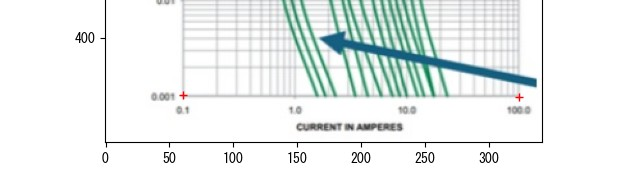
#> input picture step1.jpg, 617 x 189 px
$ python LineTracerPrototype.py step1.jpg
#> lines starting #> are read from the running program, lines starting #| are printed output that depends on the picture; after the words box and inside, x2 and y2 are one past the last pixel; in counts of white or black regions, pixels touching at a corner belong together
import cv2
import numpy as np
import matplotlib.pyplot as plt
import pandas as pd
import math
import argparse


class GraphDigitizer:
    def __init__(self, image_path):
        # 画像の読み込み
#> called with image_path = 'step1.jpg'
        self.original_img = cv2.imread(image_path)
#> self.original_img is the input picture: shape (189, 617, 3); mean B, G, R 239.1, 240.1, 235.1
        if self.original_img is None:
            raise ValueError("画像が見つかりません。パスを確認してください。")
        # BGRからRGBへ変換（Matplotlib表示用）
        self.display_img = cv2.cvtColor(self.original_img, cv2.COLOR_BGR2RGB)
        # グレースケール変換
        self.gray_img = cv2.cvtColor(self.original_img, cv2.COLOR_BGR2GRAY)
        # HSV変換（色検出用）
        self.hsv_img = cv2.cvtColor(self.original_img, cv2.COLOR_BGR2HSV)
#> self.hsv_img: shape (189, 617, 3); mean H, S, V 22, 9.2, 240.8
        # 変数の初期化
        self.calibration_points = []  # [x_pixel, y_pixel]
        self.calibration_values = []  # [x_val, y_val] (対数ならそのままの値)
        self.extracted_pixels = None
        # データシート特有の「薄いグリッド」を消すための二値化しきい値
        # ※ 画像に合わせて調整が必要ですが、一旦 200 に設定
        _, self.binary_img = cv2.threshold(
            self.gray_img, 200, 255, cv2.THRESH_BINARY_INV
        )
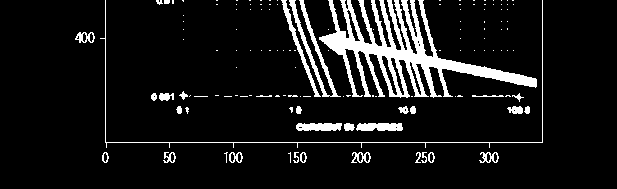
#> self.binary_img: shape (189, 617); 9.2% white; 131 white regions (99 under 20 px), largest, box (x1, y1, x2, y2) and area: (319, 0, 537, 98) 6358, (289, 0, 341, 97) 839, (100, 0, 543, 148) 762
        # 線を細くして分離しやすくする処理
        self.thinned_img = self._thin_lines()
        # 曲線のみ抽出（グリッド線を除去）
        self.curve_only_img = self._extract_curves_only()

    def _thin_lines(self):
        """
        線を細くして近接線を分離しやすくする（精度向上版）
        """
        # 適応的二値化で線を抽出
        binary_adaptive = cv2.adaptiveThreshold(
            self.gray_img, 255, cv2.ADAPTIVE_THRESH_GAUSSIAN_C,
            cv2.THRESH_BINARY_INV, 11, 2
        )
#> binary_adaptive: shape (189, 617); 13.9% white; 217 white regions (177 under 20 px), largest, box (x1, y1, x2, y2) and area: (179, 0, 537, 102) 10589, (426, 0, 520, 72) 2278, (100, 0, 543, 148) 762
        # エッジ検出で補助
        edges = cv2.Canny(self.gray_img, 50, 150)
#> edges: shape (189, 617); 10.6% white in thin lines or dots, all inside (x1, y1, x2, y2) = (75, 0, 544, 164)
        # 組み合わせ
        combined = cv2.bitwise_or(binary_adaptive, edges)
#> combined: shape (189, 617); 20.2% white; 201 white regions (174 under 20 px), largest, box (x1, y1, x2, y2) and area: (179, 0, 537, 102) 17749, (100, 0, 544, 148) 2260, (296, 123, 342, 131) 319
        # ノイズ除去
        kernel_open = np.ones((2, 2), np.uint8)
        cleaned = cv2.morphologyEx(
            combined, cv2.MORPH_OPEN, kernel_open, iterations=1
        )
#> cleaned: shape (189, 617); 19.8% white; 63 white regions (16 under 20 px), largest, box (x1, y1, x2, y2) and area: (301, 0, 538, 103) 7368, (180, 0, 323, 101) 6062, (427, 0, 522, 73) 3357
        # 細線化（モルフォロジー侵食で代用）
        kernel_thin = np.ones((2, 2), np.uint8)
        thinned = cv2.erode(cleaned, kernel_thin, iterations=1)
#> thinned: shape (189, 617); 14.1% white; 72 white regions (28 under 20 px), largest, box (x1, y1, x2, y2) and area: (321, 0, 538, 99) 5120, (181, 0, 323, 101) 4371, (428, 0, 522, 73) 2390
        # 連結成分で小さなノイズ除去
        num_labels, labels, stats, centroids = \
            cv2.connectedComponentsWithStats(thinned)
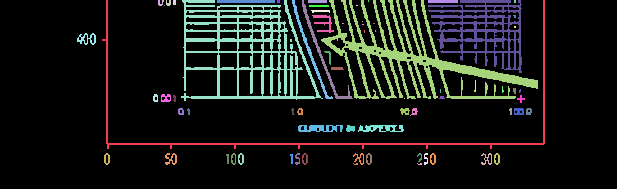
#> labels: shape (189, 617) int32; 73 distinct labels, from 0 to 72; one colour per label, 0 black
#> num_labels = 73; stats = 73 rows, first 6: [0, 0, 617, 189, 100132], [102, 0, 443, 149, 1512], [158, 0, 6, 6, 22], [166, 0, 5, 6, 22], [173, 0, 3, 5, 15], [181, 0, 142, 101, 4371]; centroids = 73 pairs, first value 86.5 to 528.4, second value 0.5 to 163.6
        min_area = 30  # より小さな値で細い線も保持
        filtered = np.zeros_like(thinned)
        for i in range(1, num_labels):
            area = stats[i, cv2.CC_STAT_AREA]
            if area >= min_area:
                filtered[labels == i] = 255
#> this loop made 72 passes
#> area on passes 1, 2, 3, 5, 6, 8, 9, 10, 11, 13, 14, 17: 1512, 22, 22, 4371, 174, 313, 367, 57, 5120, 90, 2390, 40
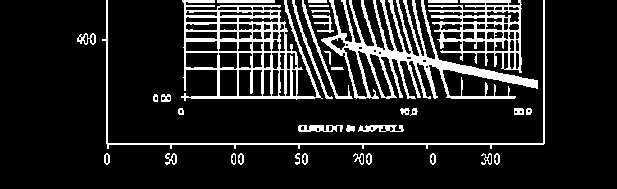
#> filtered: shape (189, 617); 13.8% white; 36 white regions, largest, box (x1, y1, x2, y2) and area: (321, 0, 538, 99) 5120, (181, 0, 323, 101) 4371, (428, 0, 522, 73) 2390
        return filtered

    def _extract_curves_only(self):
        """
        色に基づいてグリッド線（灰色）を除去し、曲線のみを抽出
        対応: 色付き曲線（緑、青、赤等）および黒い曲線
        """
        h, s, v = cv2.split(self.hsv_img)
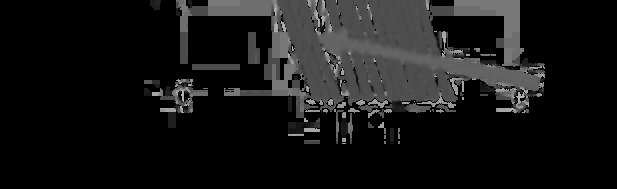
#> h: shape (189, 617); min 0, max 179, mean 22

        # === ステップ1: 彩度の高いピクセル（色付き曲線）を検出 ===
        saturation_threshold = 40
        sat_thresh = cv2.threshold(s, saturation_threshold, 255,
                                   cv2.THRESH_BINARY)[1]
#> sat_thresh: shape (189, 617); 7.4% white; 13 white regions (6 under 20 px), largest, box (x1, y1, x2, y2) and area: (320, 0, 537, 97) 7076, (281, 0, 319, 97) 485, (299, 0, 337, 97) 467
        val_thresh = cv2.threshold(v, 240, 255, cv2.THRESH_BINARY_INV)[1]
#> val_thresh: shape (189, 617); 20.7% white; 21 white regions (2 under 20 px), largest, box (x1, y1, x2, y2) and area: (179, 0, 537, 102) 20533, (296, 122, 404, 132) 976, (100, 0, 544, 148) 891
        colored_mask = cv2.bitwise_and(sat_thresh, val_thresh)
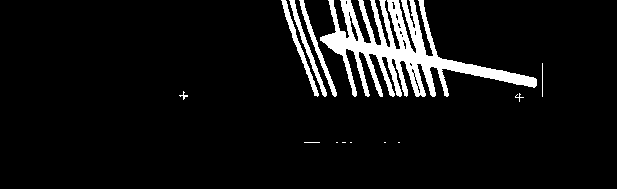
#> colored_mask: shape (189, 617); 7.3% white; 13 white regions (6 under 20 px), largest, box (x1, y1, x2, y2) and area: (320, 0, 537, 97) 6964, (281, 0, 319, 97) 478, (299, 0, 337, 97) 462
        colored_pixels = np.count_nonzero(colored_mask)
#> colored_pixels = 8473

        # === ステップ2: 黒い線の検出 ===
        darkness_threshold = 100  # 少し緩めに
        dark_thresh = cv2.threshold(v, darkness_threshold, 255,
                                    cv2.THRESH_BINARY_INV)[1]
#> dark_thresh: shape (189, 617); 1.1% white in thin lines or dots, all inside (x1, y1, x2, y2) = (75, 0, 543, 163)

        # === ステップ3: グリッド線の除去（黒線モード用） ===
        # 水平線と垂直線を別々に検出
        # より長い線のみをグリッドとして検出（曲線を保護）
        h_kernel = cv2.getStructuringElement(cv2.MORPH_RECT, (60, 1))
        v_kernel = cv2.getStructuringElement(cv2.MORPH_RECT, (1, 60))

        h_lines = cv2.morphologyEx(dark_thresh, cv2.MORPH_OPEN, h_kernel)
#> h_lines: shape (189, 617); 0.38% white in thin lines or dots, all inside (x1, y1, x2, y2) = (106, 142, 544, 143)
        v_lines = cv2.morphologyEx(dark_thresh, cv2.MORPH_OPEN, v_kernel)
#> v_lines: shape (189, 617); 0.25% white in thin lines or dots, all inside (x1, y1, x2, y2) = (105, 0, 543, 144)
        grid_lines = cv2.bitwise_or(h_lines, v_lines)
#> grid_lines: shape (189, 617); 0.62% white in thin lines or dots, all inside (x1, y1, x2, y2) = (105, 0, 544, 144)

        # グリッド線を適度に膨張（曲線を消しすぎないように）
        grid_dilate = np.ones((3, 3), np.uint8)
        grid_lines = cv2.dilate(grid_lines, grid_dilate, iterations=1)
#> grid_lines: shape (189, 617); 1.9% white; 1 white region, box (x1, y1, x2, y2) and area: (104, 0, 545, 145) 2175

        # === ステップ4: 結果の決定 ===
        if colored_pixels > 50000:
            result = colored_mask
            kernel = np.ones((2, 2), np.uint8)
            result = cv2.dilate(result, kernel, iterations=1)
            mode_str = f"色検出モード: {colored_pixels} ピクセル検出"
        else:
            # 黒い曲線の場合：暗いピクセルからグリッド線を除去
            result = cv2.bitwise_and(dark_thresh, cv2.bitwise_not(grid_lines))
#> result: shape (189, 617); 0.48% white in thin lines or dots, all inside (x1, y1, x2, y2) = (75, 32, 498, 163)

            # 曲線を少し膨張させて途切れを補完
            curve_kernel = np.ones((2, 2), np.uint8)
            result = cv2.dilate(result, curve_kernel, iterations=1)
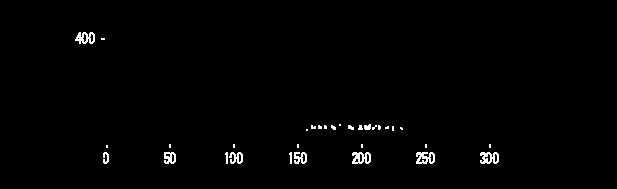
#> result: shape (189, 617); 1.1% white in thin lines or dots, all inside (x1, y1, x2, y2) = (75, 32, 499, 164)

            mode_str = "黒線検出モード: グリッド除去適用"

        print(mode_str)

        # === ステップ5: ノイズ除去（形状ベース） ===
        num_labels, labels, stats, centroids = \
            cv2.connectedComponentsWithStats(result)
#> labels: shape (189, 617) int32; 33 distinct labels, from 0 to 32
#> num_labels = 33; stats = 33 rows, first 6: [0, 0, 617, 189, 115342], [75, 32, 20, 12, 147], [101, 38, 4, 2, 8], [311, 125, 5, 4, 16], [318, 125, 4, 4, 14], [324, 125, 3, 4, 11]; centroids = 33 pairs, first value 84.92 to 489.5, second value 37.52 to 157.5

        min_area = 20  # 小さな断片も保持
        filtered = np.zeros_like(result)

        for i in range(1, num_labels):
            area = stats[i, cv2.CC_STAT_AREA]
            width = stats[i, cv2.CC_STAT_WIDTH]
            height = stats[i, cv2.CC_STAT_HEIGHT]

            if area < min_area:
                continue

            # 非常に細長い水平/垂直線のみ除外（より厳格に）
            if width > 80 and height < 4:
                continue
            if height > 80 and width < 4:
                continue

            filtered[labels == i] = 255
#> this loop made 32 passes
#> (area, width, height) on passes 1, 8, 10, 24, 25, 26, 27, 28, 29, 30, 31, 32: (147, 20, 12), (22, 6, 5), (34, 7, 6), (48, 6, 12), (103, 12, 12), (26, 3, 12), (102, 14, 12), (26, 3, 12), (104, 13, 12), (153, 19, 12), (155, 19, 12), (151, 19, 12)
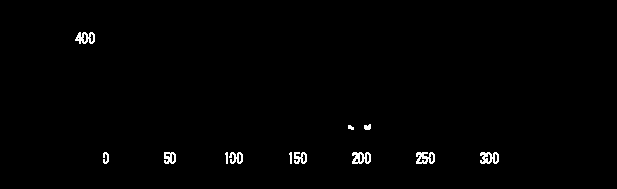
#> filtered: shape (189, 617); 0.92% white in thin lines or dots, all inside (x1, y1, x2, y2) = (75, 32, 499, 164)

        return filtered

    def calibrate_axis(self):
        """
        軸のキャリブレーション（対数軸対応）
        X軸最小→最大、Y軸最小→最大をクリック
        """
        print("【ステップ1】軸の設定を行います。")
        print("画像ウィンドウで以下の順に4点をクリックしてください：")
        print("1. X軸の最小値 (左端)")
        print("2. X軸の最大値 (右端)")
        print("3. Y軸の最小値 (下端)")
        print("4. Y軸の最大値 (上端)")
        print("--- クリック待ち ---")
        plt.figure(figsize=(10, 8))
        plt.imshow(self.display_img)
        plt.title("Click: X_min -> X_max -> Y_min -> Y_max")
#> (the run stopped early here; a loop or call above may not have finished)

$ run again, on step3.jpg
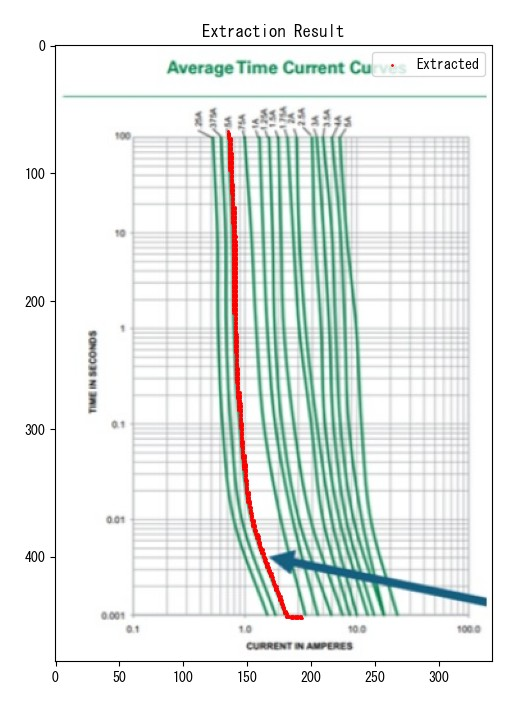
#> input picture step3.jpg, 522 x 711 px
#> in __init__, self.original_img is the input picture: shape (711, 522, 3); mean B, G, R 234.1, 236.5, 231.3
#> self.hsv_img: shape (711, 522, 3); mean H, S, V 31.8, 11.9, 238.4
#> self.binary_img: shape (711, 522); 11.1% white; 484 white regions (404 under 20 px), largest, box (x1, y1, x2, y2) and area: (198, 116, 487, 620) 31555, (50, 45, 493, 667) 2166, (167, 60, 234, 77) 560
#> binary_adaptive: shape (711, 522); 19.3% white; 646 white regions (507 under 20 px), largest, box (x1, y1, x2, y2) and area: (226, 115, 487, 620) 22929, (130, 123, 282, 618) 18014, (344, 136, 470, 591) 17743
#> edges: shape (711, 522); 14.6% white in thin lines or dots, all inside (x1, y1, x2, y2) = (25, 23, 494, 683)
#> combined: shape (711, 522); 27.4% white; 591 white regions (483 under 20 px), largest, box (x1, y1, x2, y2) and area: (225, 109, 487, 621) 55906, (129, 107, 282, 618) 25189, (50, 44, 494, 667) 6458
#> cleaned: shape (711, 522); 26.7% white; 262 white regions (103 under 20 px), largest, box (x1, y1, x2, y2) and area: (227, 115, 488, 621) 28247, (345, 137, 472, 592) 25328, (131, 130, 273, 619) 22548
#> thinned: shape (711, 522); 18.8% white; 278 white regions (150 under 20 px), largest, box (x1, y1, x2, y2) and area: (240, 117, 488, 619) 18498, (346, 138, 472, 592) 17825, (132, 131, 273, 619) 16122
#> in _thin_lines, `num_labels, labels, stats, centroids = \ cv2.connectedComponentsWithSt..`:
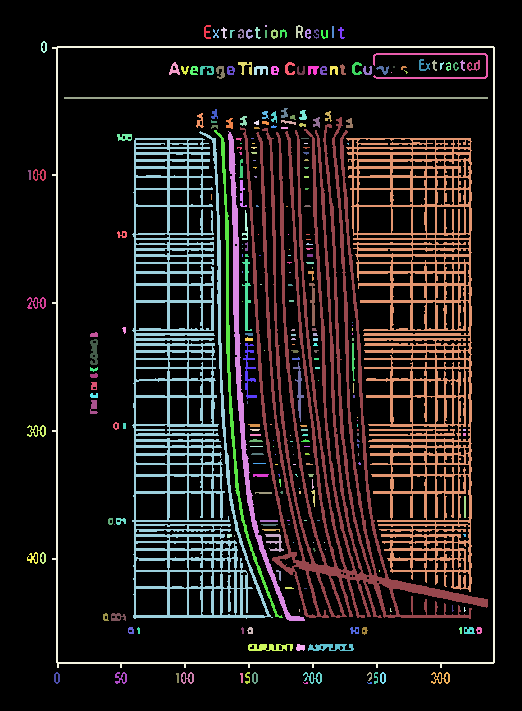
#> labels: shape (711, 522) int32; 279 distinct labels, from 0 to 278; one colour per label, 0 black
#> in _thin_lines, `num_labels, labels, stats, centroids = \ cv2.connectedComponentsWithSt..`: num_labels = 279; stats = 279 rows, first 6: [0, 0, 522, 711, 301194], [204, 25, 7, 14, 50], [265, 25, 2, 2, 4], [296, 25, 7, 13, 56], [221, 27, 6, 12, 32], [255, 27, 6, 12, 33]; centroids = 279 pairs, first value 29.36 to 478.7, second value 25.5 to 682.6
#> the loop in _thin_lines, `for i in range(1, num_labels):` made 278 passes
#> area on passes 1, 3, 4: 50, 56, 32
#> sat_thresh: shape (711, 522); 10.2% white; 21 white regions (15 under 20 px), largest, box (x1, y1, x2, y2) and area: (218, 129, 487, 620) 33732, (211, 137, 269, 616) 2289, (167, 60, 234, 77) 630, (283, 60, 345, 74) 569, (236, 60, 278, 74) 371, (350, 60, 372, 75) 207
#> val_thresh: shape (711, 522); 29.1% white; 84 white regions (24 under 20 px), largest, box (x1, y1, x2, y2) and area: (115, 106, 487, 620) 94698, (50, 44, 494, 667) 4016, (62, 95, 487, 98) 1273
#> colored_mask: shape (711, 522); 9.7% white; 41 white regions (35 under 20 px), largest, box (x1, y1, x2, y2) and area: (218, 130, 487, 620) 31807, (211, 137, 269, 616) 2275, (167, 60, 234, 77) 610, (283, 60, 344, 74) 550, (236, 60, 278, 74) 357, (350, 60, 372, 75) 200
#> colored_pixels = 35949
#> dark_thresh: shape (711, 522); 0.93% white in thin lines or dots, all inside (x1, y1, x2, y2) = (25, 24, 493, 682)
#> h_lines: shape (711, 522); 0.24% white in thin lines or dots, all inside (x1, y1, x2, y2) = (56, 45, 494, 662)
#> v_lines: shape (711, 522); 0.33% white in thin lines or dots, all inside (x1, y1, x2, y2) = (55, 46, 493, 663)
#> in _extract_curves_only, `num_labels, labels, stats, centroids = \ cv2.connectedComponentsWithSt..`: num_labels = 80; stats = 80 rows, first 6: [0, 0, 522, 711, 368126], [203, 24, 7, 14, 58], [264, 24, 2, 2, 4], [295, 24, 8, 14, 72], [331, 24, 2, 14, 28], [219, 26, 8, 12, 43]; centroids = 80 pairs, first value 28.38 to 485.5, second value 24.5 to 676.5
#> the loop in _extract_curves_only, `for i in range(1, num_labels):` made 79 passes
#> (area, width, height) on passes 1, 3, 4, 5, 6, 7, 8, 9: (58, 7, 14), (72, 8, 14), (28, 2, 14), (43, 8, 12), (39, 7, 12), (40, 7, 12), (46, 7, 10), (31, 6, 10)
#> after the loop in _extract_curves_only, `for i in range(1, num_labels):`:
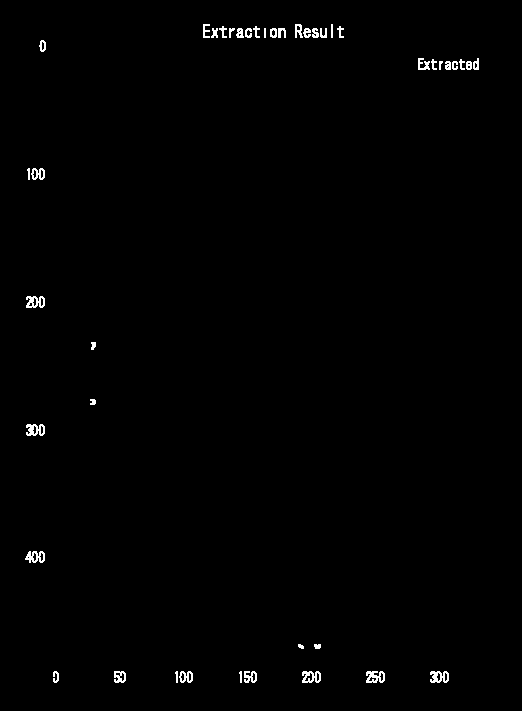
#> filtered: shape (711, 522); 0.73% white in thin lines or dots, all inside (x1, y1, x2, y2) = (25, 24, 479, 683)
